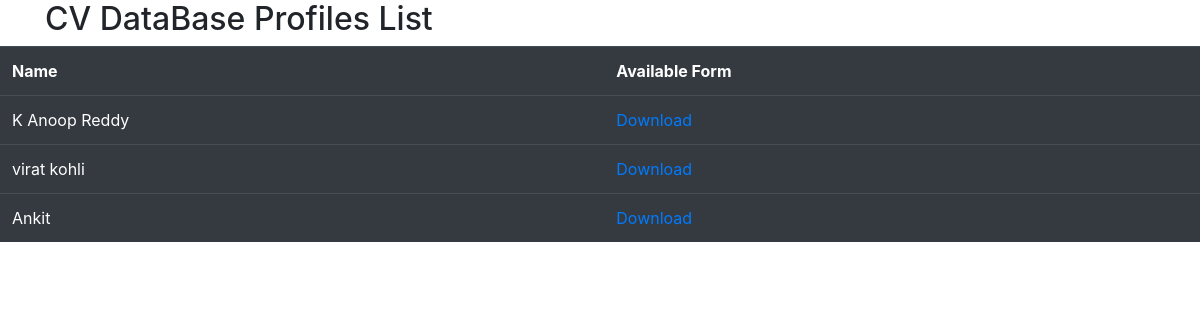
The page /list/ on the database as committed earlier.
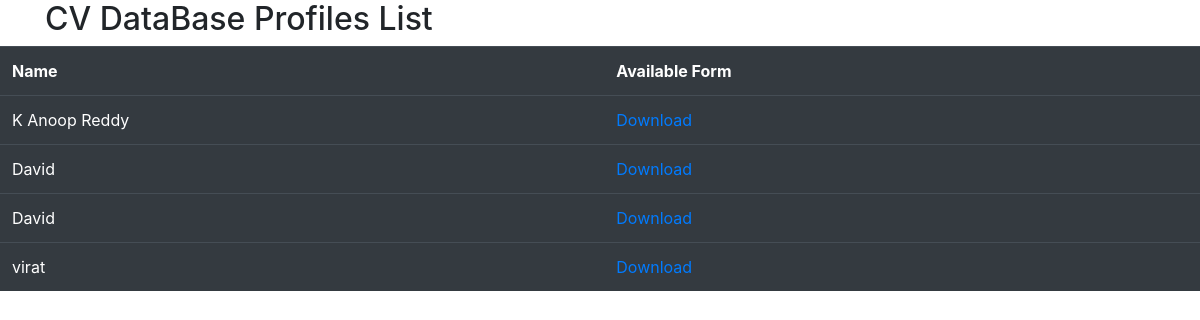
The same page on the database as committed later.
### pdf/models.py (models this page shows)
class Profile(models.Model):
    name = models.CharField(max_length=100,default='')
    phone = models.CharField(max_length=100,default='')
    Email = models.CharField(max_length=100,default='')
    School = models.CharField(max_length=100,default='')
    school_cgpa = models.CharField(max_length=10,default='')
    degree = models.CharField(max_length=100,default='')
    degree_cgpa = models.CharField(max_length=10,default='')
    university = models.CharField(max_length=100,default='')
    university_cgpa = models.CharField(max_length=10,default='')
    skill = models.TextField(max_length=100,default='')
    objective = models.TextField(max_length=100,default='')
    city = models.TextField(max_length=100,default='')
    project = models.CharField(max_length=100,default='')

### pdf/views.py (the view)
# urls.py: path('list/',views.list,name='list')
def list(request):
    profile = Profile.objects.all()
    return render(request,"list.html",{'profile':profile})

### pdf/templates/list.html (shortened to what this page needs)
<!DOCTYPE html>
<html lang="en">
<head>
    <link rel="stylesheet" href="https://stackpath.bootstrapcdn.com/bootstrap/4.4.1/css/bootstrap.min.css">
</head>
<body>
   <div class="container">
       <h2>CV DataBase Profiles List</h2>
   </div>
   <table class="table table-dark">
    <tr>
        <th>Name</th>
        <th>Available Form</th>
    </tr>
    {% for profile in profile %}
    <tr>
        <td> {{profile.name}}</td>
        <td>    <a href="/{{profile.id}}">Download</a></td>
    </tr>
    {% endfor %}
</table>
    <br>
</body>
</html>

Rows that differ between the two databases and show on the page:
changed Profile (number 2 of 4 on the later page): name "virat kohli" → "David"
changed Profile (number 3 of 4 on the later page): name "Ankit" → "David"
added Profile: name "virat"
